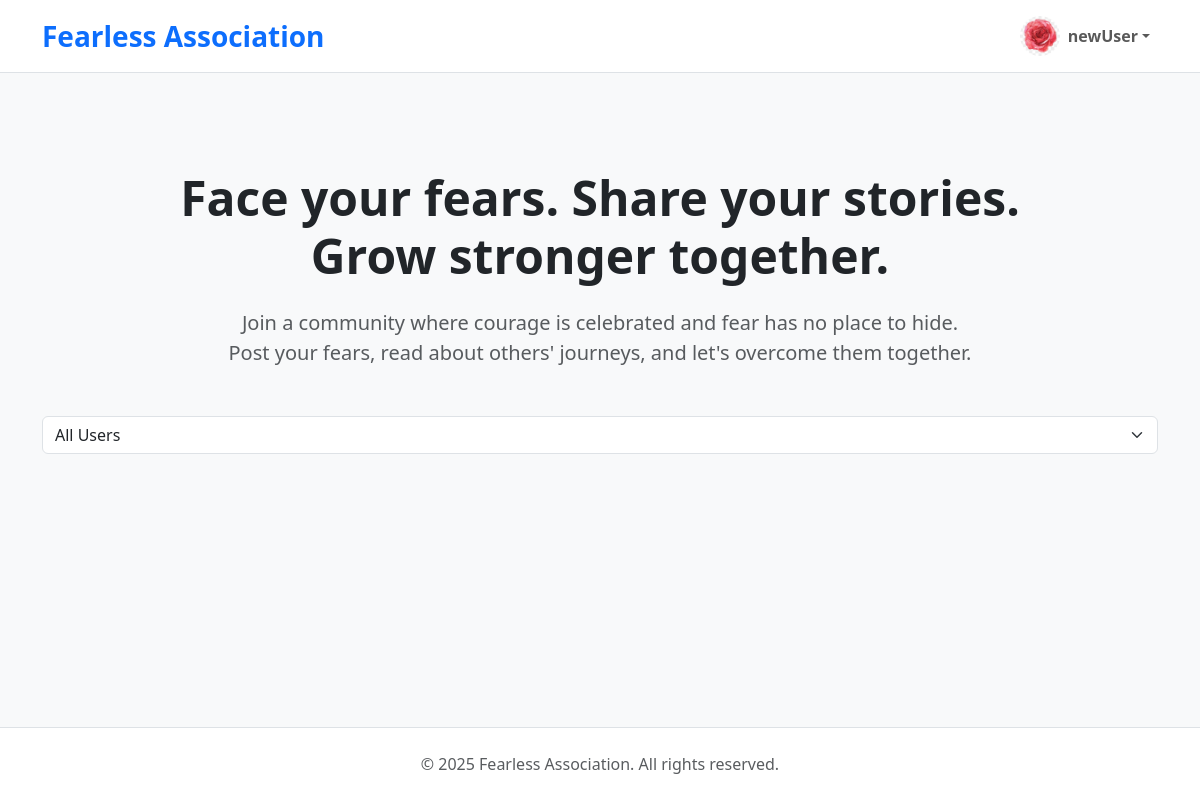
Screenshot of /?user_id=9 (signed in) with the database file from the repository.
### app/models.py (models this page shows, shortened)
class User(UserMixin, db.Model):
    id = db.Column(db.Integer, primary_key=True)
    username = db.Column(db.String(80), unique=True, nullable=False)
    email = db.Column(db.String(120), unique=True, nullable=False)
    password_hash = db.Column(db.String(128), nullable=False)
    fears = db.relationship('Fear', backref='author', lazy=True)
    comments = db.relationship('Comment', backref='author', lazy=True)
    avatar = db.Column(db.String(120), nullable=True)
    toxic_warning_count = db.Column(db.Integer, default=0, nullable=False)
    last_warning_time  = db.Column(db.DateTime, nullable=True)
    login_block_until  = db.Column(db.DateTime, nullable=True)

### app/main.py (the view)
@main.route('/')
def index():
    selected_user_id = request.args.get('user_id') # getting id from url
    users = User.query.all()
    if current_user.is_authenticated:
        query = Fear.query.filter(Fear.user_id != current_user.id)
        if selected_user_id and selected_user_id.isdigit():
            query = query.filter(Fear.user_id == int(selected_user_id))
        fears = query.order_by(Fear.created_at.desc()).all()
    else:
        fears = [] # If the user is not logged in, show no fears.
    return render_template('index.html', fears=fears, users=users)

### templates/index.html (shortened to what this page needs)
<!DOCTYPE html>
<html lang="en">
<head>
    <link href="https://cdn.jsdelivr.net/npm/bootstrap@5.3.0-alpha1/dist/css/bootstrap.min.css" rel="stylesheet">
</head>
<body class="d-flex flex-column min-vh-100">
    <header class="border-bottom">
        <nav class="navbar navbar-expand-lg navbar-light bg-white">
            <div class="container">
                <a class="navbar-brand fs-3 fw-bold text-primary" href="{{ url_for('main.index') }}">Fearless Association</a>
                <div class="collapse navbar-collapse" id="navbarNav">
                    <ul class="navbar-nav ms-auto">
                        {% if current_user.is_authenticated %}
                            <li class="nav-item dropdown">
                                <a class="nav-link dropdown-toggle d-flex align-items-center" href="#" role="button"
                                data-bs-toggle="dropdown" aria-expanded="false">
                                    <img
                                        src="{{ url_for('main.get_avatar', filename=current_user.avatar) if current_user.avatar
                                            else url_for('static', filename='avatars/avatar_default.svg') }}"
                                        class="rounded-circle"
                                        style="width: 40px; height: 40px; object-fit: cover"
                                        alt="{{ current_user.username }}'s profile picture">
                                    <span class="fw-semibold ms-2">{{ current_user.username }}</span>
                                </a>
                            </li>
                        {% else %}
                            <li class="nav-item"><a class="nav-link" href="{{ url_for('auth_bp.login') }}">Login</a></li>
                            <li class="nav-item"><a class="btn btn-primary ms-2" href="{{ url_for('auth_bp.register') }}">Join Now</a></li>
                        {% endif %}
                    </ul>
                </div>
            </div>
        </nav>
    </header>
    <main class="flex-grow-1 py-5 bg-light">
        <div class="container flex-grow-1 py-4">
        </div>
        <div class="container">
            <section class="text-center mb-5">
                <h2 class="display-5 mb-4 fw-bold">Face your fears. Share your stories.<br>Grow stronger together.</h2>
                <p class="lead text-muted mb-4">
                    Join a community where courage is celebrated and fear has no place to hide.<br>
                    Post your fears, read about others' journeys, and let's overcome them together.
                </p>
            </section>
            {% if current_user.is_authenticated %}
            <form method="GET" action="{{ url_for('main.index') }}">
                <div class="mb-4">
                    <select name="user_id" class="form-select" onchange="this.form.submit()">
                        <option value="">All Users</option>
                    </select>
                </div>
            </form>
            {% endif %}
        </div>
    </main>
    <footer class="bg-white border-top mt-auto">
        <div class="container py-4 text-center text-muted">
            <p class="mb-0">&copy; 2025 Fearless Association. All rights reserved.</p>
        </div>
    </footer>
</body>
</html>

### rows the page displays
User: avatar+username (picture), username "newUser"
